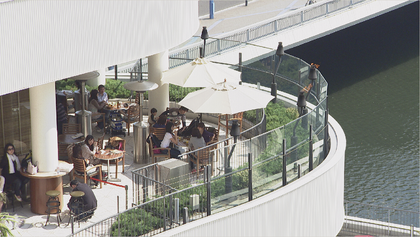
%> input picture jnd/5.png, 420 x 237 px, shrunk from 1355 x 764 before the run
$ octave test.m   (GNU Octave 9; MATLAB toolbox functions it lacks are replaced by stand-ins)
%> lines starting %> are read from the running program, lines starting %| are printed output that depends on the picture; in (x1, y1, x2, y2) boxes, pixels count from 0 and x2, y2 are one past the last pixel; in counts of white or black regions, pixels touching at a corner belong together; the program's own positions count from 1
### jnd/func_JND_modeling_pattern_complexity.m
function [jnd_map, jnd_LA, jnd_LC, jnd_PM, jnd_PM_p] = func_JND_modeling_pattern_complexity(img)

if ~isa(img, 'double')
    img = double(img);
end

% luminance adaptation
jnd_LA = func_bg_lum_adapt( img );

% luminance contrast masking
L_c = func_lum_cots_mask( img ); % variance value
a1 = 0.115*16;
a2 = 26;
jnd_LC = ( a1*L_c.^2.4 ) ./ ( L_c.^2+a2^2 ); % transducer

% content complexity
P_c = func_con_cmlx( img );
a3=0.3;
a4=2.7;
a5=1;
C_t = ( a3*P_c .^a4 ) ./ ( P_c.^2+a5^2 ); % complexity transducer

% pattern maksing
jnd_PM = L_c .* C_t;

% edge protection
edge_protect = func_edge_protect( img );

% edge protection as scale factor
jnd_PM_p = jnd_PM .* edge_protect;

% visual masking
jnd_VM = jnd_LC.*jnd_PM_p ;

% JND map
jnd_map = jnd_LA + jnd_VM - 0.3*min( jnd_LA, jnd_VM );
[row, col] = size( img );
valid_mask = zeros( row, col );
r = 3;
valid_mask( r:row-r,r:col-r ) = 1;
jnd_map = jnd_map .* valid_mask;
return;

% luminance adaptation
function jnd_lum_adapt = func_bg_lum_adapt( img0 )
% JND threshold due to Luminance Adaption
min_lum = 32;
alpha = 0.7;
B=[1 1 1 1 1
   1 2 2 2 1
   1 2 0 2 1
   1 2 2 2 1
   1 1 1 1 1]; % filter
bg_lum0 = floor( filter2(B, img0) / 32 );
bg_lum = func_bg_adjust( bg_lum0, min_lum ); % adjust the luminance on dark region~(near 0)
[col, row] = size(img0);
bg_jnd = lum_jnd; % visuable threshold due to bg lum.
jnd_lum = zeros(col, row); % calculate the LA for each pixel
for x = 1:col
    for y = 1:row
        jnd_lum(x,y) = bg_jnd( bg_lum(x,y)+1 );
    end
end
jnd_lum_adapt = alpha * jnd_lum;
return;

%--------------------------------------
function bg_jnd = lum_jnd
% visuable threshold due to bg lum.
bg_jnd = zeros(256, 1);
T0 = 17;
gamma = 3 / 128;
for k = 1 : 256
    lum = k-1;
    if lum <= 127
        bg_jnd(k) = T0 * (1 - sqrt( lum/127)) + 3;
    else
        bg_jnd(k) = gamma * (lum-127) + 3;
    end
end
return;

%------------------------------------------
function bg_lum = func_bg_adjust( bg_lum0, min_lum )
% adjust the luminance on dark region~(near 0)
[row, col] = size( bg_lum0 );
bg_lum = bg_lum0;
for x = 1 : row
    for y = 1  :col
        if bg_lum( x,y ) <= 127
            bg_lum(x,y) = round( min_lum + bg_lum(x,y)*(127-min_lum)/127 );
        end
    end
end

% luminance_contrast
function L_c = func_lum_cots_mask( img )
% calculate the luminance contrast for each pixel
R = 2;
ker = ones( 2*R+1 ) / ( 2*R+1 )^2;
mean_mask = imfilter( img, ker ); % mean value of each pixel
mean_img_sqr = mean_mask.^2; % square mean
img_sqr = img.^2; % square
mean_sqr_img = imfilter( img_sqr, ker ); % mean square
var_mask = mean_sqr_img - mean_img_sqr; % variance
var_mask(var_mask<0) = 0;
[row,col] = size( img );
valid_mask = zeros(row,col);
valid_mask(R+1:end-R,R+1:end-R) = 1;
var_mask = var_mask .* valid_mask;
L_c = sqrt( var_mask );

function cmlx_mat = func_con_cmlx( img )
cmlx_map = func_cmlx_num_compute( img );
r = 3;
sig = 1;
fker = fspecial( 'gaussian', r, sig );
cmlx_mat = imfilter( cmlx_map, fker );

function cmlx = func_cmlx_num_compute( img )
% set parameters
r = 1;
nb = r*8; % neighborhood size
otr = 6; % threshold for judging similar orientaion
kx = [ -1 0 1; -1 0 1; -1 0 1 ]/3;
ky = kx';
% Angle step. (coordinate)
sps=zeros(nb,2);
as = 2*pi/nb;
for i = 1:nb
    sps(i,1) = -r*sin((i-1)*as);
    sps(i,2) = r*cos((i-1)*as);
end
% osvp computation
imgd = padarray( img, [r r], 'symmetric' );
[ row, col ] = size( imgd );
Gx = imfilter( imgd, kx ); % gradient along x
Gy = imfilter( imgd, ky ); % gradient along x
Cimg = sqrt( Gx.^2 + Gy.^2 ); % gradient
Cvimg = zeros( row,col ); % valid pixels (unshooth region)
Cvimg( Cimg>=5 ) = 1; % selecting unshooth region

Oimg = round( atan2(Gy, Gx)/pi*180 ); % algle value
Oimg( Oimg > 90 ) = Oimg( Oimg > 90 ) - 180; % [-90 90]
Oimg( Oimg < -90 ) = 180 + Oimg( Oimg < -90 );
Oimg = Oimg + 90; % [ 0 180 ]
Oimg( Cvimg==0 ) = 180+2*otr;
Cvimgc = Cvimg( r+1:row-r,r+1:col-r );
Oimg_norm = round( Oimg/2/otr );% normalize with threshold 2*otr
onum = round( 180/2/otr )+1; % the type number of orientation bin

for x = 0 : onum % for central pixel
    Oimgc_valid(:,:,x+1) = Oimg_norm==x;
end

% complexity
ssr_no_zero = Oimgc_valid( 1+1:row-2*r+1, 1+1:col-2*r+1, :)~=0;

cmlx = sum( ssr_no_zero, 3 ); % calculate the rule number
cmlx( Cvimgc==0 ) = 1; % set the rule number of plain as 1
cmlx( 1:r, : ) = 1; % set the rule number for the image boundary
cmlx( end-r+1:end, : ) = 1;
cmlx( :, 1:r ) = 1;
cmlx( :, end-r+1:end ) = 1;

function edge_protect = func_edge_protect( img )
% protect the edge region since the HVS is highly sensitive to it
r = 1;
kx = [ -1 0 1; -2 0 2; -1 0 1 ]/3;
ky = kx';

% osvp computation
imgd = padarray( img, [r r], 'symmetric' );
[ row, col ] = size( imgd );
Gx = imfilter( imgd, kx ); % gradient along x
Gy = imfilter( imgd, ky ); % gradient along x
Cimg = sqrt( Gx.^2 + Gy.^2 ); % gradient

img_edge = Cimg>30;
img_supedge = 1-1*double(img_edge);
gaussian_kernal = fspecial('gaussian',5,0.8);
edge_protect = filter2(gaussian_kernal,img_supedge);
edge_protect = edge_protect( r+1:row-r,r+1:col-r );
return;

### jnd/test.m
clc
clear all
close all

img=imread('5.png');
%> img is the input picture: size 237x420x3 uint8; mean R, G, B 150, 149.8, 145.3
if size(img,3)==3
    img=rgb2gray(img);
%> img: size 237x420 uint8
end

%tic
[jnd_map, jnd_LA, jnd_LC, jnd_PM, jnd_PM_p]= func_JND_modeling_pattern_complexity(img);
%> after the loop in func_bg_lum_adapt, `for x = 1:col`:
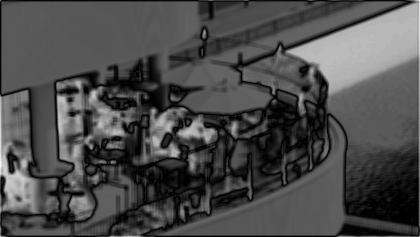
%> jnd_lum: size 237x420 double; min 3, max 9.33, mean 4.88; drawn with min black and max white
%> in func_lum_cots_mask, `valid_mask(R+1:end-R,R+1:end-R) = 1;`: valid_mask: size 237x420 double; values 0 (black) and 1 (white), 97.4% white; 1 black region, box (x1, y1, x2, y2) and area: (0, 0, 420, 237) 2612
%> in func_cmlx_num_compute, `Cvimg( Cimg>=5 ) = 1;`: Cvimg: size 239x422 double; values 0 (black) and 1 (white), 61.9% white; 1641 black regions (1578 under 20 px), largest, box (x1, y1, x2, y2) and area: (1, 1, 199, 94) 10981, (288, 4, 419, 94) 5554, (330, 61, 419, 154) 4760
%> in func_cmlx_num_compute, `Oimg( Cvimg==0 ) = 180+2*otr;`:
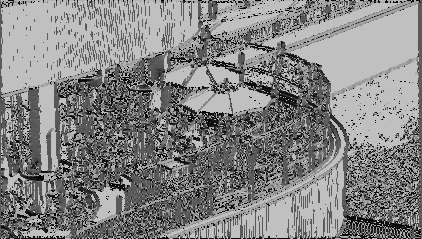
%> Oimg: size 239x422 double; min 0, max 192, mean 132.5
%> in func_cmlx_num_compute, `Cvimgc = Cvimg( r+1:row-r,r+1:col-r );`:
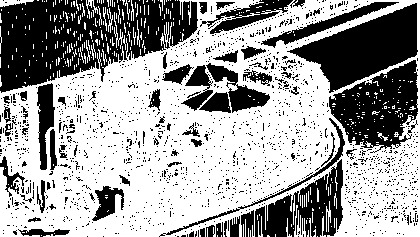
%> Cvimgc: size 237x420 double; values 0 (black) and 1 (white), 61.4% white; 1641 black regions (1578 under 20 px), largest, box (x1, y1, x2, y2) and area: (0, 0, 198, 93) 10981, (287, 3, 418, 93) 5554, (329, 60, 418, 153) 4760
%> in func_cmlx_num_compute, `Oimg_norm = round( Oimg/2/otr );`:
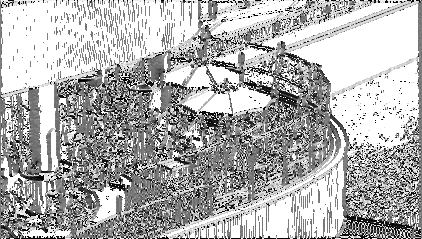
%> Oimg_norm: size 239x422 double; min 0, max 16, mean 11.07; drawn with min black and max white
%> in func_cmlx_num_compute, `cmlx = sum( ssr_no_zero, 3 );`: cmlx: size 237x420 double; every value is 1
%> in func_edge_protect, `img_edge = Cimg>30;`: img_edge: size 239x422 logical; 31.4% white; 283 white regions (262 under 20 px), largest, box (x1, y1, x2, y2) and area: (0, 0, 422, 239) 29975, (349, 181, 373, 207) 138, (212, 79, 229, 93) 115
%> in func_edge_protect, `edge_protect = edge_protect( r+1:row-r,r+1:col-r );`:
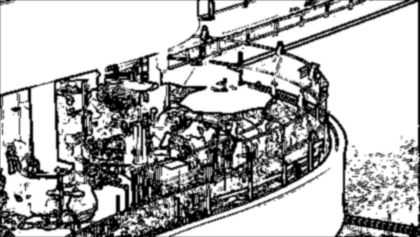
%> edge_protect: size 237x420 double; min 0, max 1, mean 0.693
%> in func_JND_modeling_pattern_complexity, `jnd_VM = jnd_LC.*jnd_PM_p ;`:
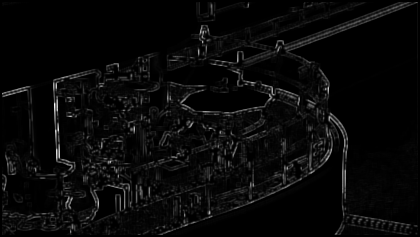
%> jnd_VM: size 237x420 double; min 0, max 68.22, mean 2.5; drawn with min black and max white
%> in func_JND_modeling_pattern_complexity, `valid_mask( r:row-r,r:col-r ) = 1;`:
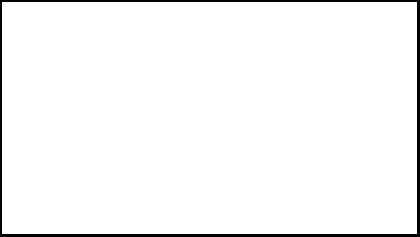
%> valid_mask: size 237x420 double; values 0 (black) and 1 (white), 96.7% white; 1 black region, box (x1, y1, x2, y2) and area: (0, 0, 420, 237) 3260
%toc

figure;
imshow(jnd_map, []);
figure;
imshow(jnd_LC,  []);
figure;
imshow(jnd_PM,  []);
figure;
imshow(jnd_PM_p,[]);

$ run again, with jnd/1.png copied over jnd/5.png
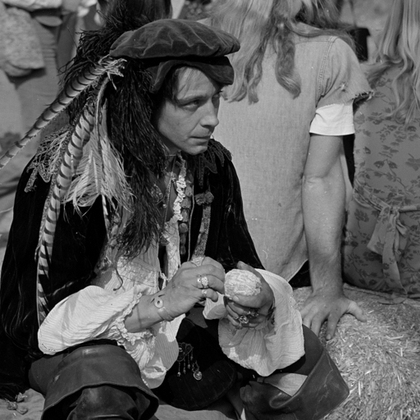
%> input picture jnd/1.png, 420 x 420 px, shrunk from 512 x 512 before the run
%> img is the input picture: size 420x420 uint8; min 0, max 253, mean 89
%> img: size 420x420 double
%> Cvimg: size 422x422 double; values 0 (black) and 1 (white), 75% white; 4379 black regions (4211 under 20 px), largest, box (x1, y1, x2, y2) and area: (215, 71, 304, 222) 3365, (0, 173, 50, 328) 3025, (41, 199, 106, 294) 2991
%> in func_cmlx_num_compute, `Cvimgc = Cvimg( r+1:row-r,r+1:col-r );`:
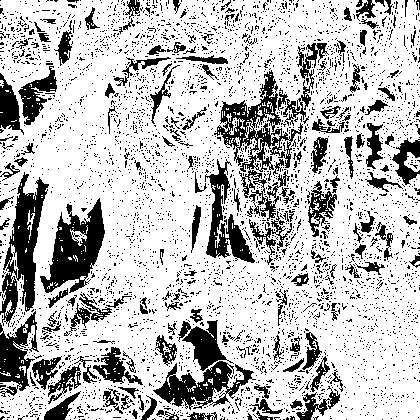
%> Cvimgc: size 420x420 double; values 0 (black) and 1 (white), 74.8% white; 4378 black regions (4210 under 20 px), largest, box (x1, y1, x2, y2) and area: (214, 70, 303, 221) 3365, (0, 172, 49, 327) 3021, (40, 198, 105, 293) 2991
%> cmlx: size 420x420 double; every value is 1
%> img_edge: size 422x422 logical; 29.4% white in thin lines or dots
%> img_supedge: size 422x422 double; values 0 (black) and 1 (white), 70.6% white; black in thin lines or dots
%> in func_JND_modeling_pattern_complexity, `valid_mask( r:row-r,r:col-r ) = 1;`:
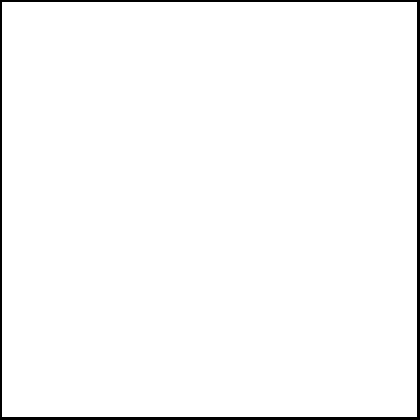
%> valid_mask: size 420x420 double; values 0 (black) and 1 (white), 97.6% white; 1 black region, box (x1, y1, x2, y2) and area: (0, 0, 420, 420) 4175

$ run again, with jnd/3.png copied over jnd/5.png
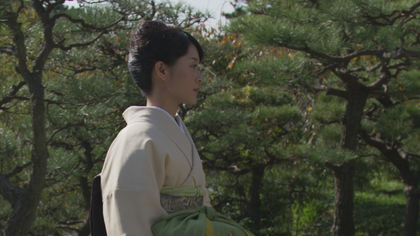
%> input picture jnd/3.png, 420 x 236 px, shrunk from 1352 x 761 before the run
%> img is the input picture: size 236x420x3 uint8; mean R, G, B 69.2, 72.4, 57.2
%> Cvimg: size 238x422 double; values 0 (black) and 1 (white), 74.8% white; 3161 black regions (3086 under 20 px), largest, box (x1, y1, x2, y2) and area: (329, 68, 421, 237) 2616, (118, 144, 163, 237) 2615, (1, 30, 49, 237) 2054
%> Cvimgc: size 236x420 double; values 0 (black) and 1 (white), 74.5% white; 3161 black regions (3086 under 20 px), largest, box (x1, y1, x2, y2) and area: (328, 67, 420, 236) 2616, (117, 143, 162, 236) 2615, (0, 29, 48, 236) 2054
%> cmlx: size 236x420 double; every value is 1
%> img_edge: size 238x422 logical; 21.1% white in thin lines or dots
%> img_supedge: size 238x422 double; values 0 (black) and 1 (white), 78.9% white; black in thin lines or dots
%> in func_JND_modeling_pattern_complexity, `jnd_map = jnd_map .* valid_mask;`:
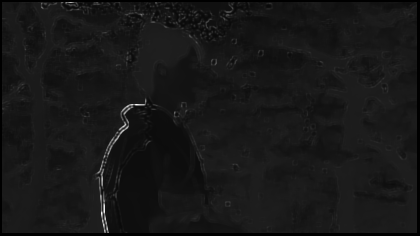
%> jnd_map: size 236x420 double; min 0, max 54.42, mean 5.1; drawn with min black and max white
